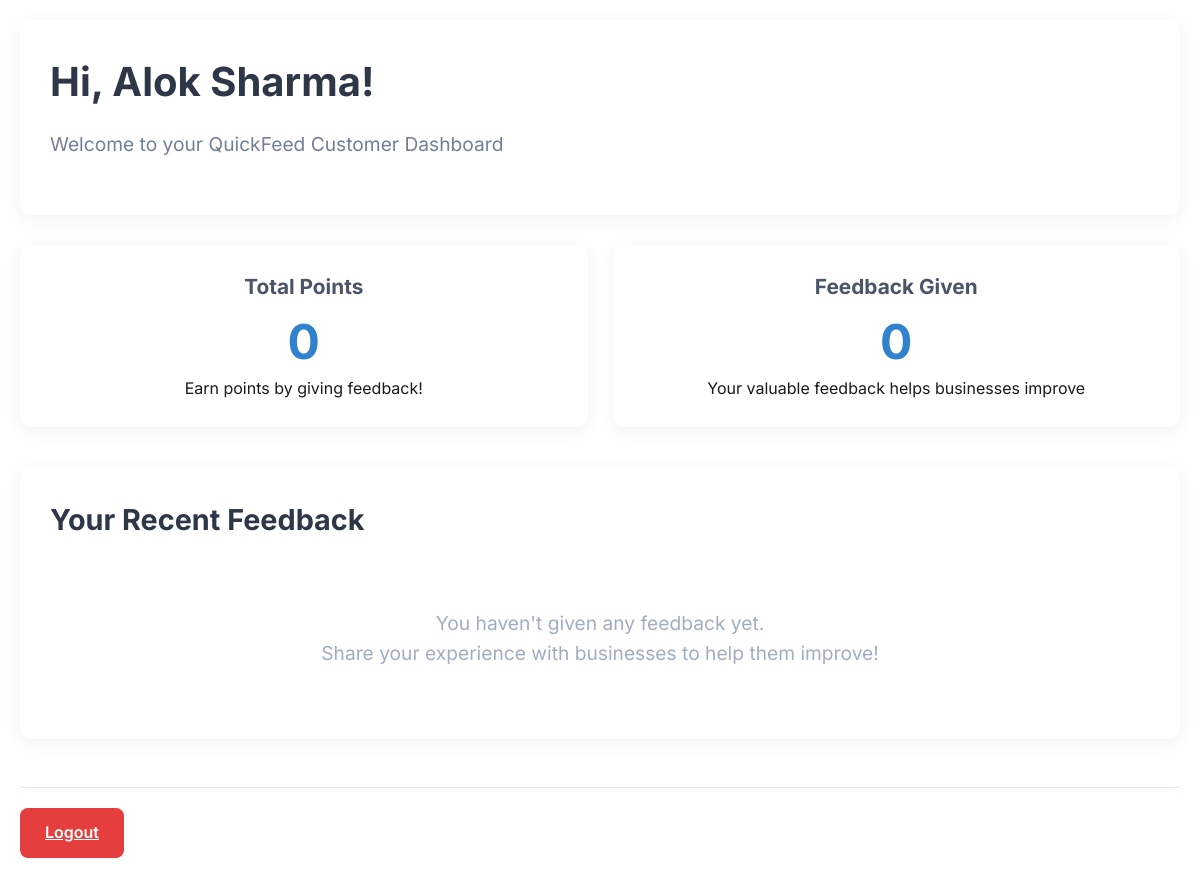
Page /customer/dashboard (signed in) on the earlier database version.
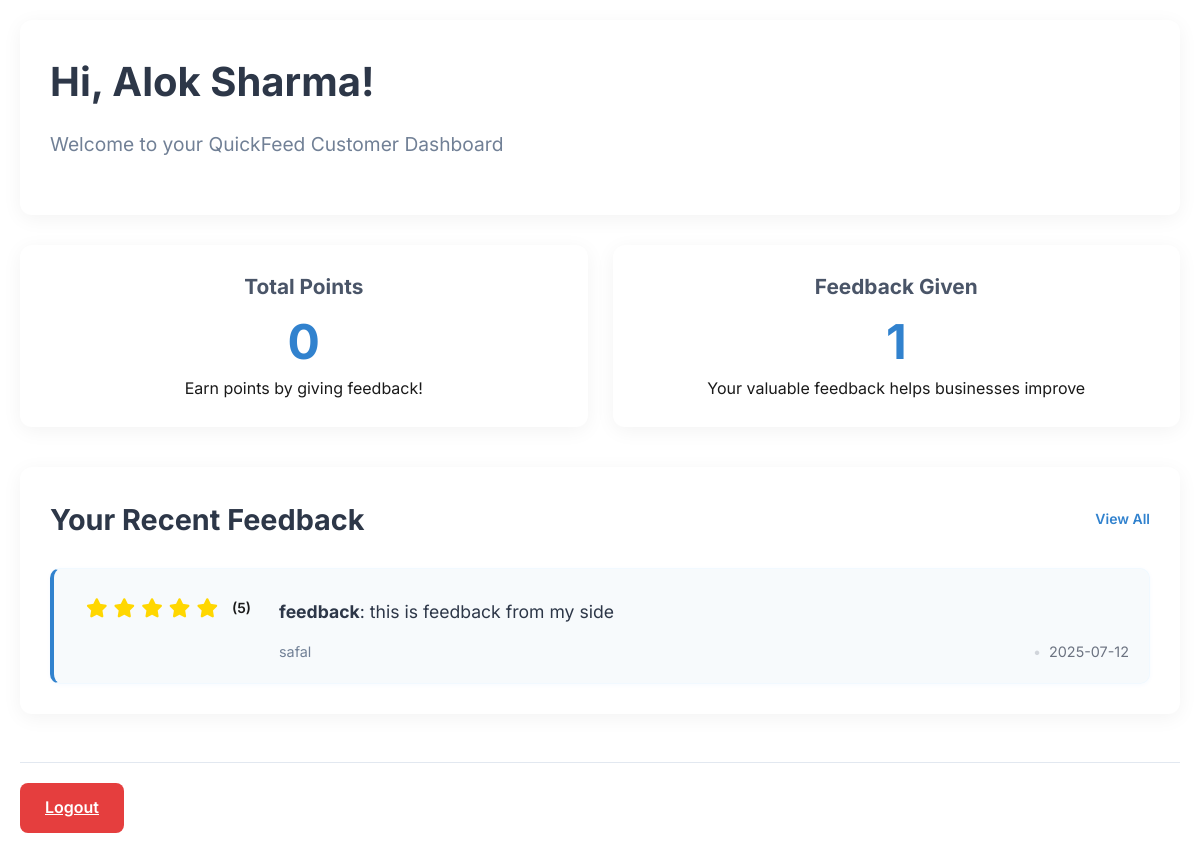
Same page on the later database version.
### web/models.py (models this page shows, shortened)
class Feedback(db.Model):
    __tablename__ = 'feedbacks'  # Changed from 'feedback' to 'feedbacks'
    customer_id = db.Column(db.Integer, db.ForeignKey('users.id', ondelete='CASCADE'), nullable=True)
    id = db.Column(db.Integer, primary_key=True)
    title = db.Column(db.String(200), nullable=False)
    content = db.Column(db.Text, nullable=False)
    rating = db.Column(db.Integer, nullable=False)
    created_at = db.Column(db.DateTime, default=lambda: datetime.now(timezone.utc))
    shopkeeper_id = db.Column(db.Integer,
                             db.ForeignKey('shopkeepers.id', ondelete='CASCADE'),
                             nullable=False)
    customer_name = db.Column(db.String(100), nullable=False)
    customer_email = db.Column(db.String(120), nullable=True)
    customer_user = db.relationship('User',
                                  foreign_keys=[customer_email],
                                  primaryjoin='Feedback.customer_email == User.email',
                                  backref='feedbacks',
                                  lazy=True)
    __table_args__ = (
        db.CheckConstraint('rating >= 1 AND rating <= 5', name='rating_range'),
        db.CheckConstraint('LENGTH(title) >= 3', name='title_min_length'),
        db.CheckConstraint('LENGTH(content) >= 10', name='content_min_length'),
    )

class BaseUser(UserMixin, db.Model):
    __abstract__ = True
    id = db.Column(db.Integer, primary_key=True)
    first_name = db.Column(db.String(50), nullable=False)
    last_name = db.Column(db.String(50), nullable=False)
    email = db.Column(db.String(120), unique=True, nullable=False, index=True)
    password_hash = db.Column(db.String(128), nullable=False)
    created_at = db.Column(db.DateTime, default=lambda: datetime.now(timezone.utc))
    is_active = db.Column(db.Boolean, default=True, nullable=False)

class Shopkeeper(BaseUser):
    __tablename__ = 'shopkeepers'  # Changed from 'shopkeeper' to 'shopkeepers'
    shopname = db.Column(db.String(100), nullable=False)
    username = db.Column(db.String(50), unique=True, nullable=False, index=True)
    received_feedbacks = db.relationship('Feedback',
                                       foreign_keys='Feedback.shopkeeper_id',
                                       backref='shopkeeper',
                                       lazy='dynamic',
                                       cascade='all, delete-orphan')

### web/routes.py (the view)
@customer.route('/customer/dashboard')
@login_required
def dashboard():
    try:
        recent_feedbacks = Feedback.query.filter(
            Feedback.customer_email == current_user.email
        ).order_by(Feedback.created_at.desc()).limit(5).all()
        feedback_count = Feedback.query.filter(
            Feedback.customer_email == current_user.email
        ).count()
        return render_template('customer_dashboard.html',
                             recent_feedbacks=recent_feedbacks,
                             feedback_count=feedback_count)
    except Exception as e:
        print(f"Error loading customer dashboard: {e}")
        flash('Error loading dashboard. Please try again.', 'danger')
        return redirect(url_for('main.homepage'))

### web/templates/customer_dashboard.html (shortened to what this page needs)
<!DOCTYPE html>
<html lang="en">
<head>
    <link rel="stylesheet" href="{{ url_for('static', filename='dashboard.css') }}">
    <link rel="stylesheet" href="https://cdnjs.cloudflare.com/ajax/libs/font-awesome/6.0.0/css/all.min.css">
</head>
<body>
    <div class="customer-container">
        <section class="welcome-section">
            <h1>Hi, {{ current_user.first_name }} {{ current_user.last_name }}!</h1>
            <p>Welcome to your QuickFeed Customer Dashboard</p>
        </section>
        <div class="metrics-section">
            <div class="metric-card">
                <h3>Total Points</h3>
                <div class="metric-value">0</div>
                <p>Earn points by giving feedback!</p>
            </div>
            <div class="metric-card">
                <h3>Feedback Given</h3>
                <div class="metric-value">{{ feedback_count }}</div>
                <p>Your valuable feedback helps businesses improve</p>
            </div>
        </div>
        <section class="feedback-section">
            <div class="section-header">
                <h2>Your Recent Feedback</h2>
                {% if recent_feedbacks %}
                <a href="#" class="view-all-link">View All</a>
                {% endif %}
            </div>
            <div class="feedback-list">
                {% if recent_feedbacks %}
                    {% for feedback in recent_feedbacks %}
                    <div class="feedback-item">
                        <div class="feedback-rating">
                            {% for i in range(1, 6) %}
                                {% if i <= feedback.rating %}
                                    <i class="fas fa-star"></i>
                                {% else %}
                                    <i class="far fa-star"></i>
                                {% endif %}
                            {% endfor %}
                            <span style="margin-left: 8px;">({{ feedback.rating }})</span>
                        </div>
                        <div class="feedback-content">
                            <div class="feedback-text">
                                <strong>{{ feedback.title }}</strong>:
                                {{ feedback.content[:100] }}{% if feedback.content|length > 100 %}...{% endif %}
                            </div>
                            <div class="feedback-meta">
                                <span class="shop-name">{{ feedback.shopkeeper.shopname }}</span>
                                <span class="feedback-time">{{ feedback.created_at.strftime('%Y-%m-%d') }}</span>
                            </div>
                        </div>
                    </div>
                    {% endfor %}
                {% else %}
                    <div class="no-feedback">
                        <p>You haven't given any feedback yet.</p>
                        <p>Share your experience with businesses to help them improve!</p>
                    </div>
                {% endif %}
            </div>
        </section>
        <div class="action-bar">
            <a href="{{ url_for('auth.logout') }}" class="btn-logout">Logout</a>
        </div>
    </div>
</body>
</html>

Differences in the rows shown:
added Feedback: rating "5", title "feedback", content "this is feedback from my side", shopkeeper.shopname "safal", created_at "2025-07-12"
Other differences:
{{ feedback_count }}: "0" → "1"
text no longer shown: "You haven't given any feedback yet. Share your experience with businesses to help them improve!"
text now shown: "View All"
